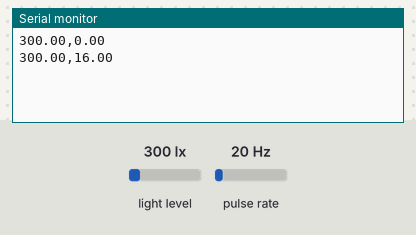
The sketch below on a simulated Arduino Uno, built with avr-gcc and run on an emulated ATmega328P. Parts: the last lines printed to the serial monitor. Wiring (inferred from the names in the program): pulse sensor: data pin 2. The test bench sets the inputs (shaded band); at power-on: light level 300 lx, pulse rate 20 Hz.

Above: at 1.2 s.
1.3 s: light level set to 40 lx
At 2.6 s:
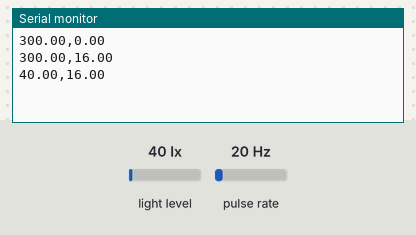
2.8 s: pulse rate (sensor on pin 2) set to 4 Hz
At 3.6 s:
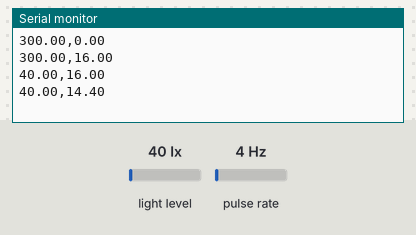
4.3 s: light level set to 500 lx
At 5.6 s:
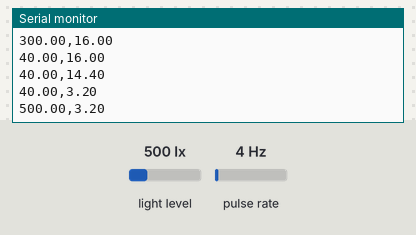
5.8 s: pulse rate (sensor on pin 2) set to 50 Hz
At 6.8 s:
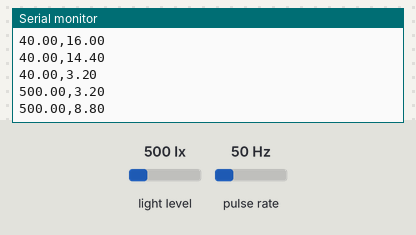
Timing chart, 0 to 8.3 s (numbered marks = the images above; inputs shaded):
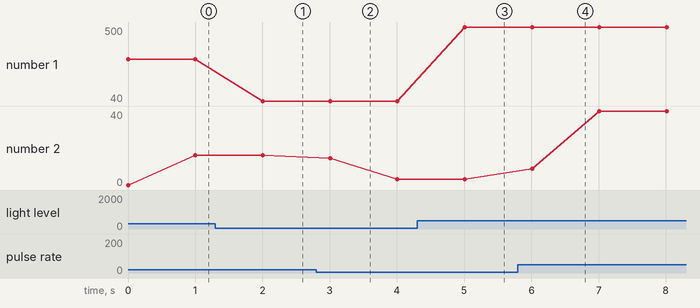

The sketch:

arduinokongzhi.ino
```cpp
// arduino_sensors.ino
#include <Wire.h>
#include <BH1750.h>

BH1750 lightMeter;

const int windPin = 2; // 风速传感器接 D2（中断引脚）
volatile unsigned long pulseCount = 0;
float windSpeed = 0.0;

void countPulse() {
  pulseCount++;
}

void setup() {
  Serial.begin(9600);
  Wire.begin();
  lightMeter.begin();

  pinMode(windPin, INPUT_PULLUP);
  attachInterrupt(digitalPinToInterrupt(windPin), countPulse, FALLING);
}

void loop() {
  // 读取光照 (lux)
  float lux = lightMeter.readLightLevel();

  // 计算风速：假设每秒脉冲数 × 0.8 = m/s（根据传感器校准）
  noInterrupts();
  unsigned long count = pulseCount;
  pulseCount = 0;
  interrupts();

  windSpeed = count * 0.8; // 示例转换系数，请按实际校准

  // 输出格式: "LUX, WIND" （如 "12500, 4.2"）
  Serial.print(lux);
  Serial.print(",");
  Serial.println(windSpeed);

  delay(1000); // 每秒发送一次
}
```

Measured:
- after the input at 1.3 s, the serial monitor: prints a new line after 0.70 s (image 1)
- after the input at 2.8 s, the serial monitor: prints a new line after 0.21 s (image 2)
- after the input at 4.3 s, the serial monitor: prints a new line after 0.71 s (image 3)
- after the input at 5.8 s, the serial monitor: prints a new line after 0.21 s (image 4)
- plotted number 1: 300 → 40 after the input at 1.3 s, 40 → 500 after the input at 4.3 s
- plotted number 2: 16 → 3.2 after the input at 2.8 s
